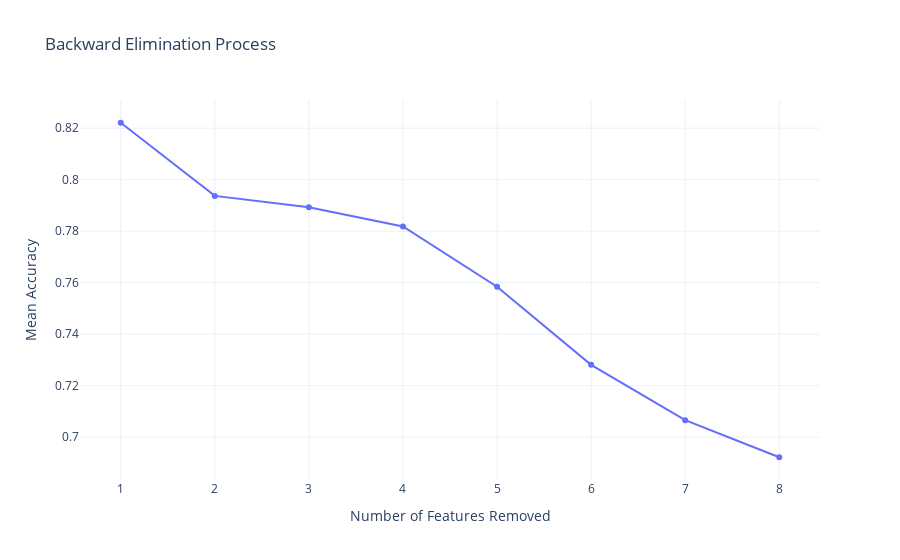

The notebook cell saved with this chart:
### Code cell
fig = go.Figure()

fig.add_trace(go.Scatter(
    x=list(range(1, len(removed_features) + 1)),
    y=accuracy_scores,
    mode='lines+markers',
    text=removed_features,
    hovertemplate='<b>Step %{x}</b><br>Removed Feature: %{text}<br>Mean Accuracy: %{y:.4f}<extra></extra>',
    name='Backward Elimination'
))

fig.update_layout(
    title="Backward Elimination Process",
    xaxis_title="Number of Features Removed",
    yaxis_title="Mean Accuracy",
    hovermode="closest",
    template="plotly_white"
)

fig.show()

### Figure 1 — Plotly figure (JSON) as saved in the notebook; plotly's stock layout.template omitted (floating-point values rounded to 4 significant figures)
{"data": [{"hovertemplate": "<b>Step %{x}</b><br>Removed Feature: %{text}<br>Mean Accuracy: %{y:.4f}<extra></extra>", "mode": "lines+markers", "name": "Backward Elimination", "text": ["Age", "NumOfProducts", "Balance", "EstimatedSalary", "CreditScore", "Tenure", "IsActiveMember", "Geography"], "type": "scatter", "x": [1, 2, 3, 4, 5, 6, 7, 8], "y": [0.8221, 0.7937, 0.7893, 0.7818, 0.7584, 0.7281, 0.7066, 0.6922]}], "layout": {"hovermode": "closest", "title": {"text": "Backward Elimination Process"}, "xaxis": {"title": {"text": "Number of Features Removed"}}, "yaxis": {"title": {"text": "Mean Accuracy"}}}}
